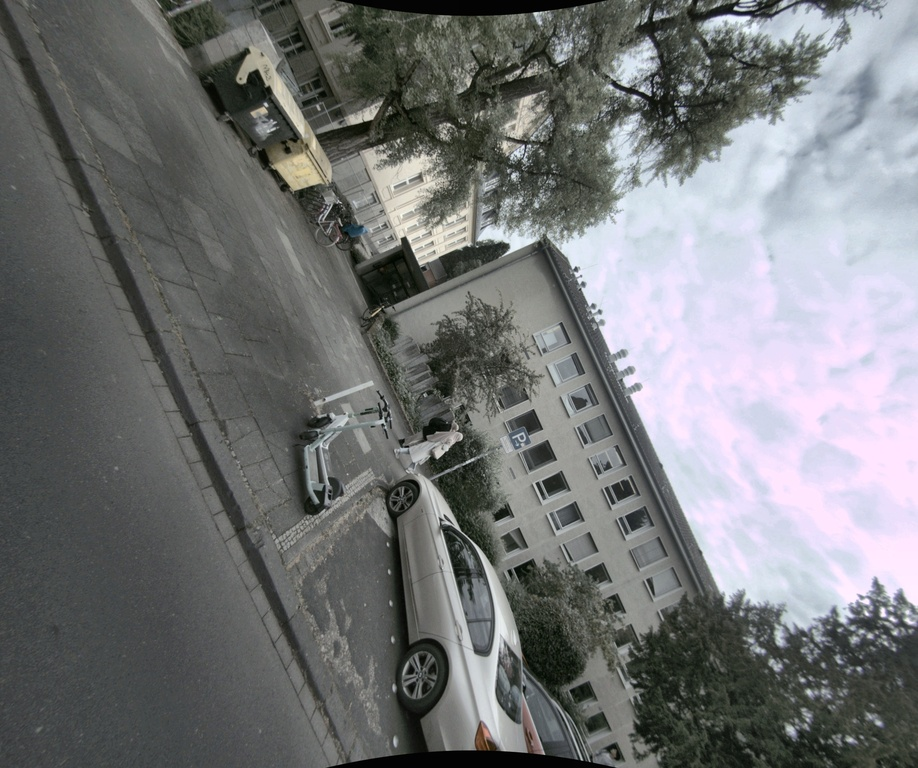
#> input picture data/part15/images/part15_left_01.jpg, 918 x 768 px, shrunk from 2448 x 2048 before the run
$ python -i undistort_and_correct.py   (imports and definitions only)   (older library calls are emulated)
#> lines starting #> are read from the running program, lines starting #| are printed output that depends on the picture; after the words box and inside, x2 and y2 are one past the last pixel; in counts of white or black regions, pixels touching at a corner belong together
#> further down, picture is the input picture: shape (768, 918, 3); mean B, G, R 118.9, 118, 116.1
#!/usr/bin/env python3
"""
Camera pre-processing — undistortion + radiometric correction
================================================================
Fixes three compounding problems in the raw fisheye camera frames:
  1. Barrel distortion  -> Kannala-Brandt undistortion to pinhole
  2. Underexposure       -> CLAHE on the luminance channel
  3. Olive / green cast  -> gray-world AWB on clean pixels + olive desaturation

Usage:
    python undistort_and_correct.py --laz ../data/part15/raw/*.laz \
        --image-dir ../data/part15/images \
        --camextr ../config/CamExtr.json \
        --intrinsics ../config/9020C_0140_toScanner_final.xml \
        --output-dir ./output

Inputs:
    --laz         a LAZ tile (only its header is read, for the tile's UTM bounding box)
    --image-dir   directory of raw camera frames named like the "Image" field in CamExtr.json
    --camextr     CamExtr.json — per-frame pose + serial number records
    --intrinsics  toScanner XML — per-camera fisheye intrinsics (fx, fy, cx, cy, k1..k4)

Outputs:
    <output-dir>/<original_filename>.jpg   corrected images
    <output-dir>/pinhole_K.json            new pinhole K per camera (consumed by later stages)
    <output-dir>/report.txt                processing summary

Known limitation: the AWB + olive-desaturation pass can overcorrect bright sky regions
into a magenta/pink cast on some frames. Worth revisiting the olive hue band and the
gray-world assumption before relying on this for anything beyond a visual demo.
"""

import argparse
import os
import json
import time
import xml.etree.ElementTree as ET

import numpy as np
import cv2

BBOX_MARGIN_M = 20.0         # metres to expand the LAZ bounding box for image search
UNDIST_BALANCE = 0.3         # 0.0 = crop hard (no black), 1.0 = keep all (black borders)

# Radiometric correction parameters
AWB_BLOWN_THRESH = 240       # pixels above this in any channel = blown -> exclude from AWB
AWB_BLACK_THRESH = 15        # pixels below this in all channels = black -> exclude from AWB
OLIVE_HUE_LO = 25            # HSV hue range for olive/green cast (degrees, OpenCV 0-179)
OLIVE_HUE_HI = 95
OLIVE_SAT_THRESH = 30        # only desaturate if saturation > this
OLIVE_DESAT_FACTOR = 0.6     # multiply saturation by this in the olive band (1.0 = no change)
CLAHE_CLIP_LIMIT = 2.0
CLAHE_TILE_GRID = (8, 8)


# [93 lines left out: functions get_laz_bbox, load_and_filter_camextr, load_intrinsics, compute_pinhole_Ks, not called in this run]


def fix_radiometrics(img):
    """Apply AWB + olive desaturation + CLAHE. Input/output: BGR uint8."""
    img_f = img.astype(np.float32)

    max_ch = img.max(axis=2)
    min_ch = img.min(axis=2)
    clean_mask = (max_ch < AWB_BLOWN_THRESH) & (min_ch > AWB_BLACK_THRESH)
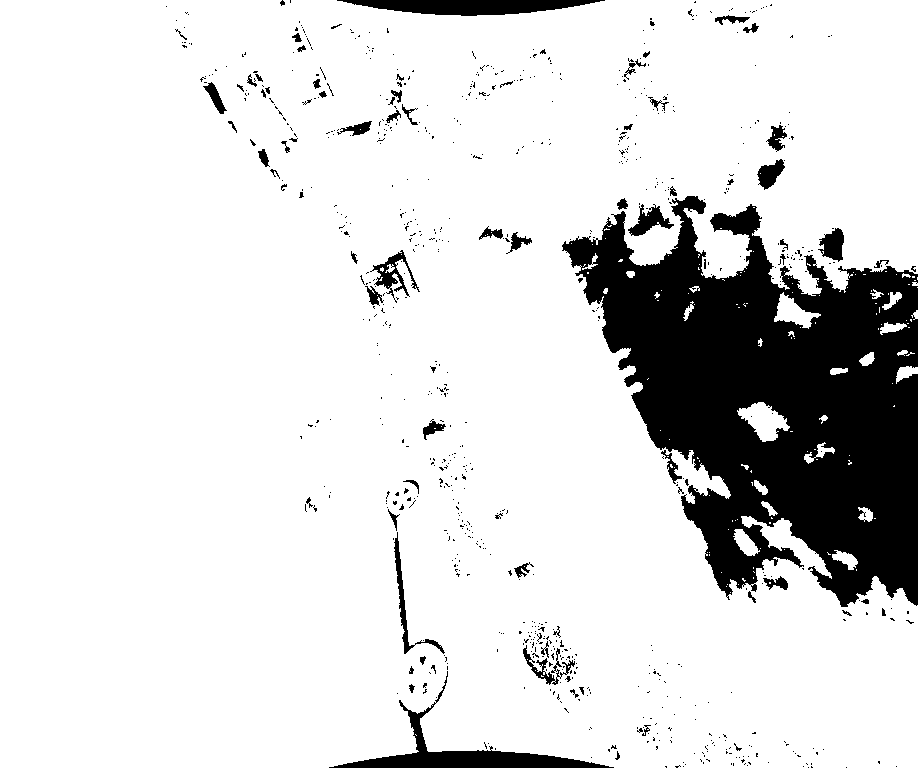
#> clean_mask: shape (768, 918) bool; 86.2% white; 794 black regions (722 under 20 px), largest, box (x1, y1, x2, y2) and area: (562, 196, 918, 607) 80899, (329, 671, 614, 768) 3873, (337, 0, 605, 16) 2802

    if clean_mask.sum() > 1000:
        for c in range(3):
            ch = img_f[:, :, c]
            mean_c = ch[clean_mask].mean()
            if mean_c > 1.0:
                overall_mean = np.mean([img_f[:, :, i][clean_mask].mean() for i in range(3)])
                img_f[:, :, c] = ch * (overall_mean / mean_c)
#> this loop made 3 passes
#> (mean_c, overall_mean) on passes 1 to 3: (103, 103.3), (105.1, 103.4), (101.8, 102.9)

    img_f = np.clip(img_f, 0, 255).astype(np.uint8)

    hsv = cv2.cvtColor(img_f, cv2.COLOR_BGR2HSV).astype(np.float32)
    h, s, v = hsv[:, :, 0], hsv[:, :, 1], hsv[:, :, 2]
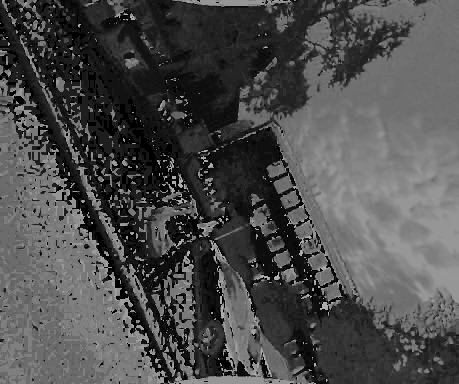
#> h: shape (768, 918) float32 (shown at 1/2 size); min 0, max 179, mean 76.2
    olive_mask = (h >= OLIVE_HUE_LO) & (h <= OLIVE_HUE_HI) & (s > OLIVE_SAT_THRESH)
#> olive_mask: shape (768, 918) bool; 10.3% white; 1338 white regions (1189 under 20 px), largest, box (x1, y1, x2, y2) and area: (627, 611, 918, 768) 18764, (314, 2, 572, 178) 16604, (510, 561, 584, 730) 4957
    s[olive_mask] *= OLIVE_DESAT_FACTOR
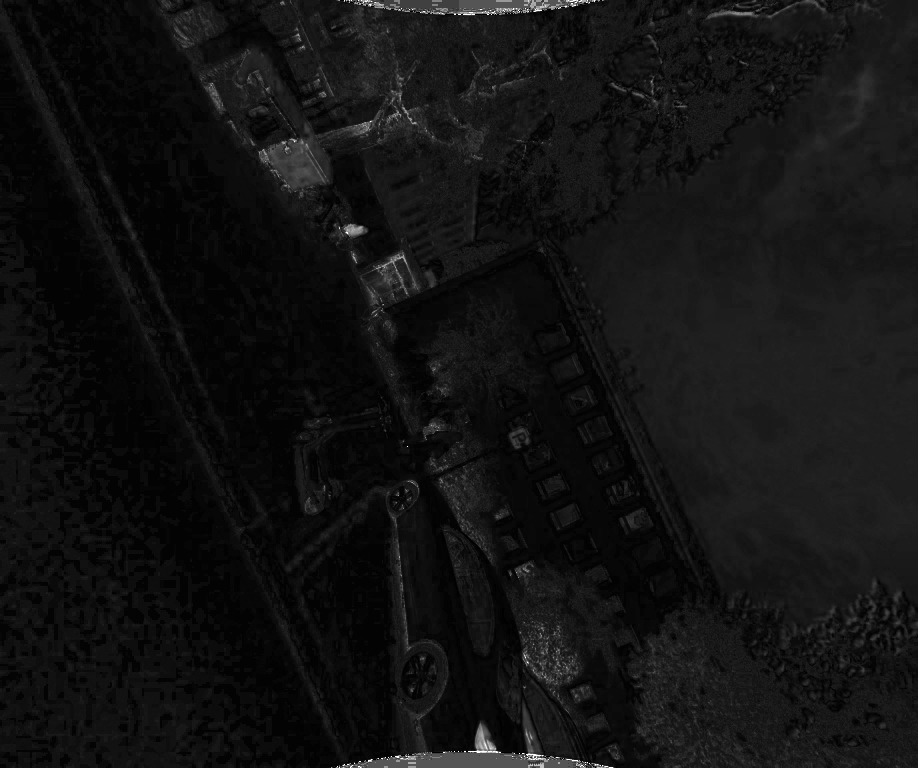
#> s: shape (768, 918) float32; min 0, max 255, mean 18.3
    s = np.clip(s, 0, 255)
    hsv[:, :, 1] = s
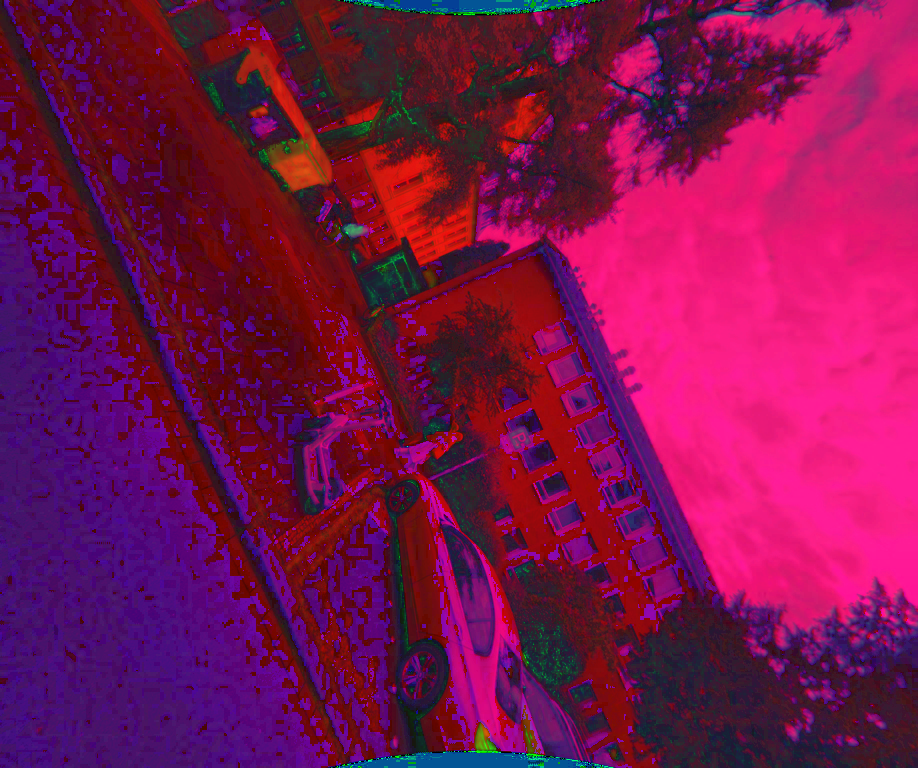
#> hsv: shape (768, 918, 3) float32; mean B, G, R 76.3, 18.3, 121.9
    img_f = cv2.cvtColor(hsv.astype(np.uint8), cv2.COLOR_HSV2BGR)

    lab = cv2.cvtColor(img_f, cv2.COLOR_BGR2LAB)
#> lab: shape (768, 918, 3); mean of channels 0, 1, 2 121.6, 129.1, 126.4
    l_ch, a_ch, b_ch = cv2.split(lab)
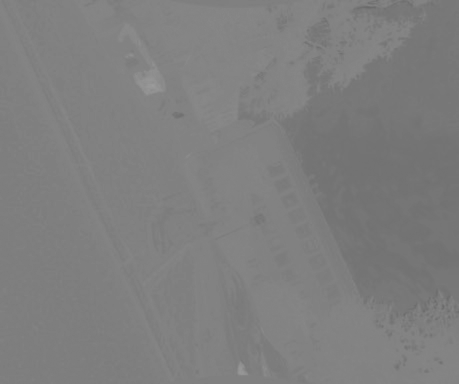
#> b_ch: shape (768, 918) (shown at 1/2 size); min 104, max 157, mean 126.4
    clahe = cv2.createCLAHE(clipLimit=CLAHE_CLIP_LIMIT, tileGridSize=CLAHE_TILE_GRID)
    l_ch = clahe.apply(l_ch)
    lab = cv2.merge([l_ch, a_ch, b_ch])
#> lab: shape (768, 918, 3); mean of channels 0, 1, 2 133.4, 129.1, 126.4
    return cv2.cvtColor(lab, cv2.COLOR_LAB2BGR)
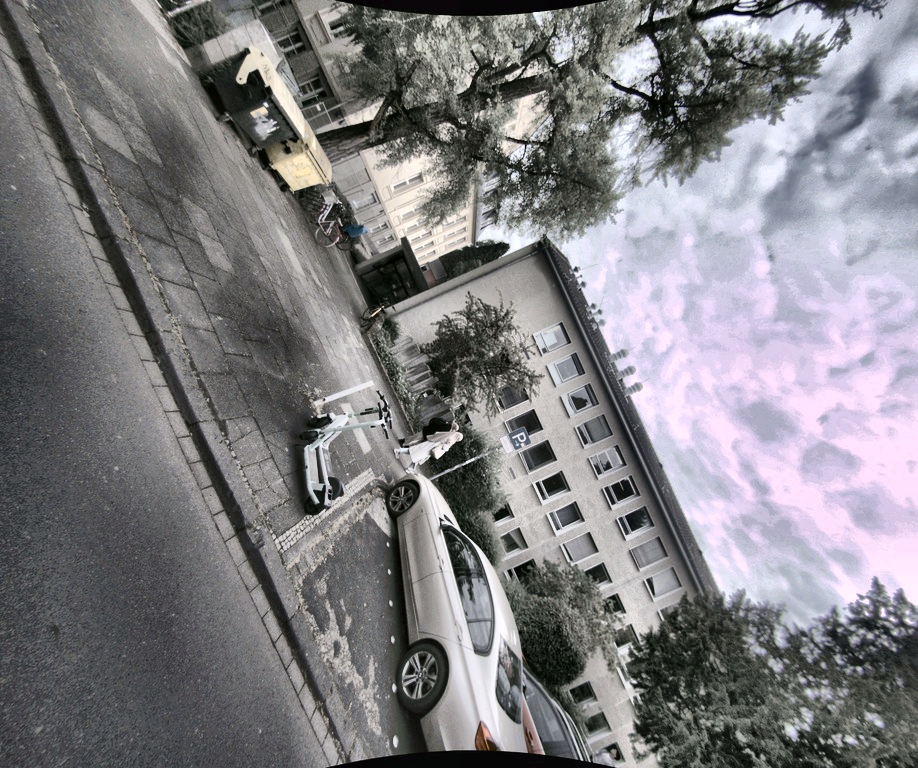
#> returned value: shape (768, 918, 3); mean B, G, R 130.7, 127.2, 128.4


# [130 lines left out: functions process_image, save_pinhole_K_json, parse_args, main, not called in this run]


# [2 lines not run here, left out]

>>> import cv2
>>> picture = cv2.imread('../data/part15/images/part15_left_01.jpg')
>>> result = fix_radiometrics(picture)

$ run again, on data/part15/images/part15_left_03.jpg
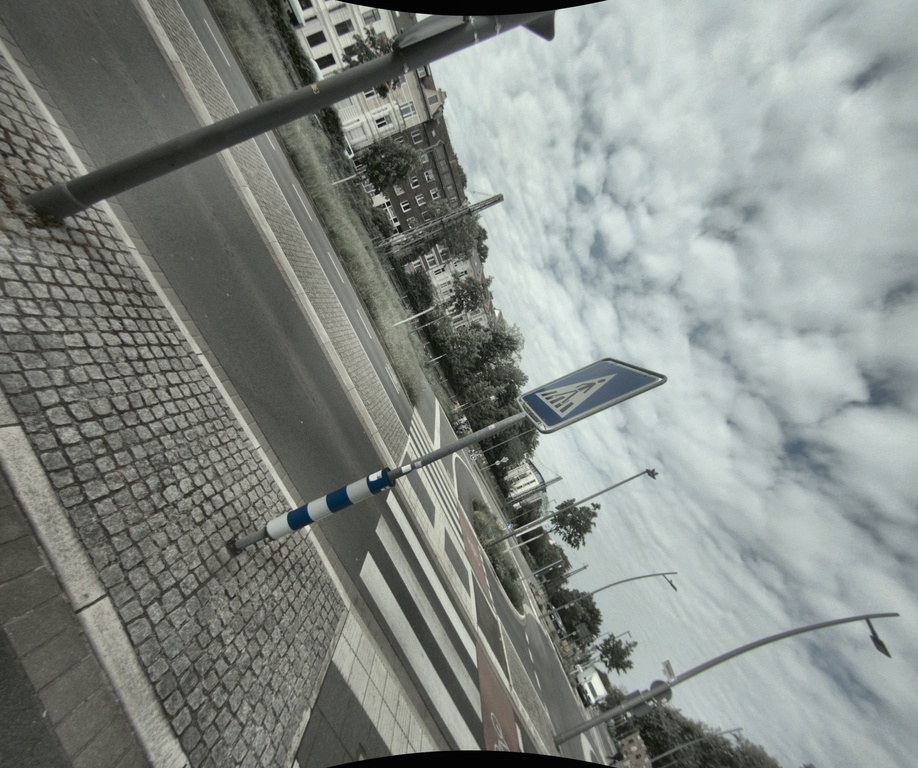
#> input picture data/part15/images/part15_left_03.jpg, 918 x 768 px, shrunk from 2448 x 2048 before the run
#> picture is the input picture: shape (768, 918, 3); mean B, G, R 133.2, 137.7, 132.3
#> in fix_radiometrics, `clean_mask = (max_ch < AWB_BLOWN_THRESH) & (min_ch > AWB_BLACK_THRESH)`:
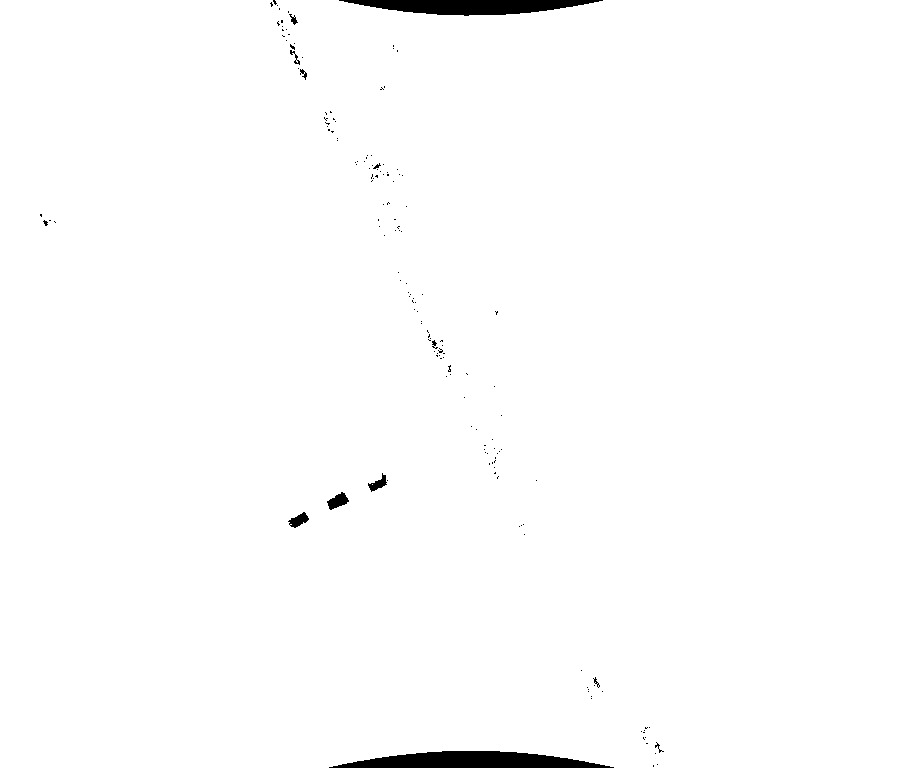
#> clean_mask: shape (768, 918) bool; 99% white; 162 black regions (150 under 20 px), largest, box (x1, y1, x2, y2) and area: (329, 751, 614, 768) 3294, (339, 0, 603, 16) 2748, (327, 492, 349, 510) 217
#> the loop in fix_radiometrics, `for c in range(3):` made 3 passes
#> (mean_c, overall_mean) on passes 1 to 3: (134.4, 135.7), (139, 136.1), (133.6, 135.1)
#> olive_mask: shape (768, 918) bool; 2.5% white; 1536 white regions (1442 under 20 px), largest, box (x1, y1, x2, y2) and area: (423, 324, 492, 405) 1671, (354, 142, 411, 192) 1024, (266, 0, 313, 85) 977
#> in fix_radiometrics, `l_ch = clahe.apply(l_ch)`:
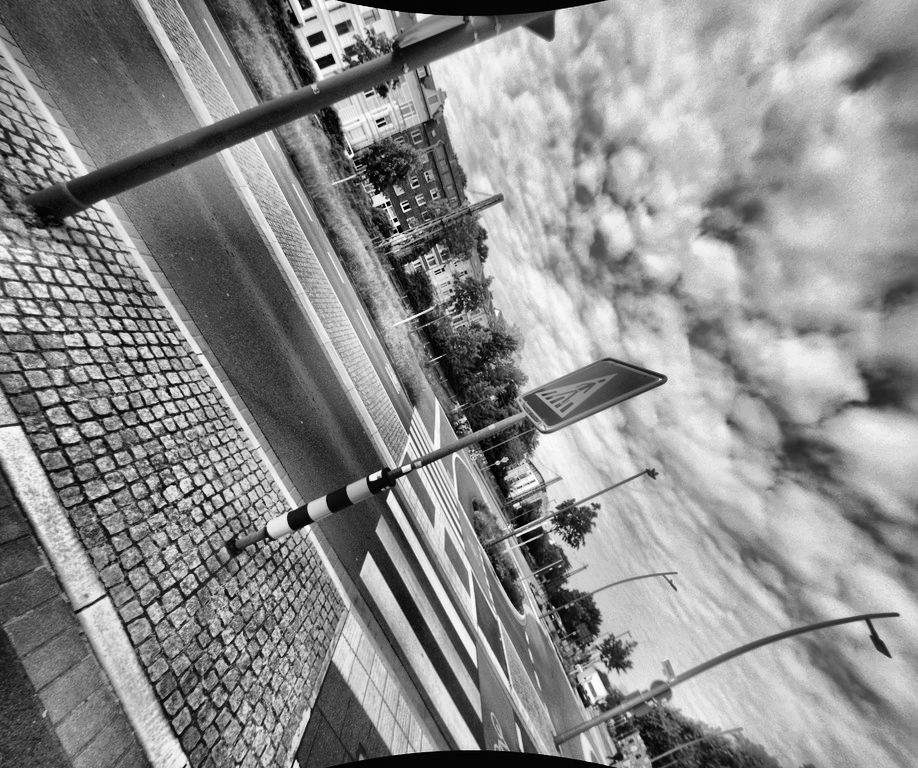
#> l_ch: shape (768, 918); min 0, max 254, mean 140.8

$ run again, on data/part15/images/part15_left_04.jpg
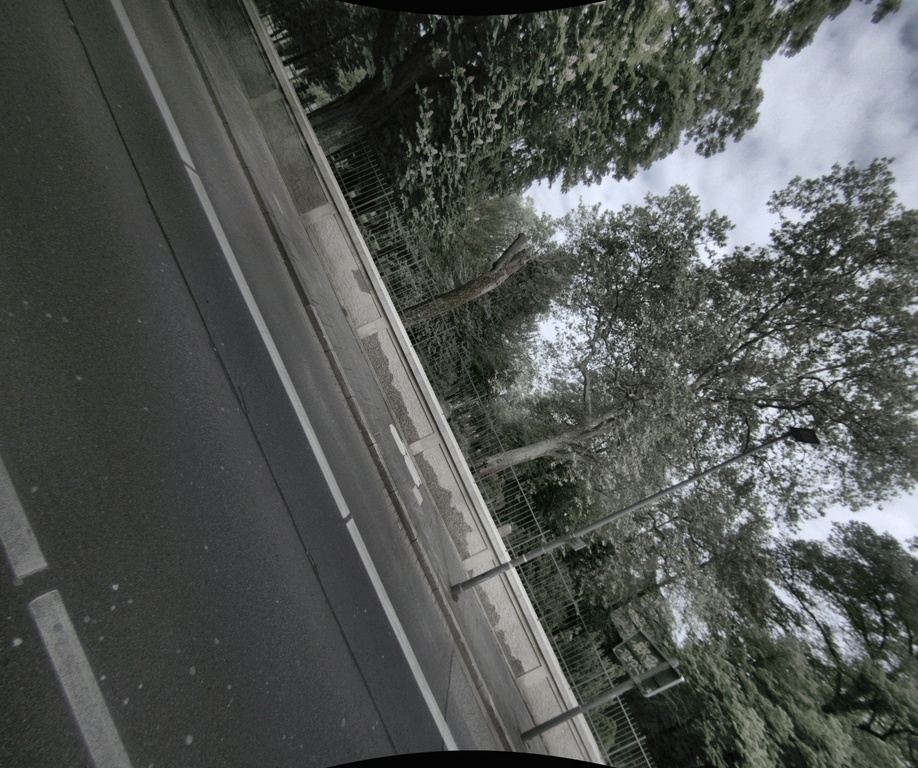
#> input picture data/part15/images/part15_left_04.jpg, 918 x 768 px, shrunk from 2448 x 2048 before the run
#> picture is the input picture: shape (768, 918, 3); mean B, G, R 81.7, 84.6, 81.6
#> in fix_radiometrics, `clean_mask = (max_ch < AWB_BLOWN_THRESH) & (min_ch > AWB_BLACK_THRESH)`:
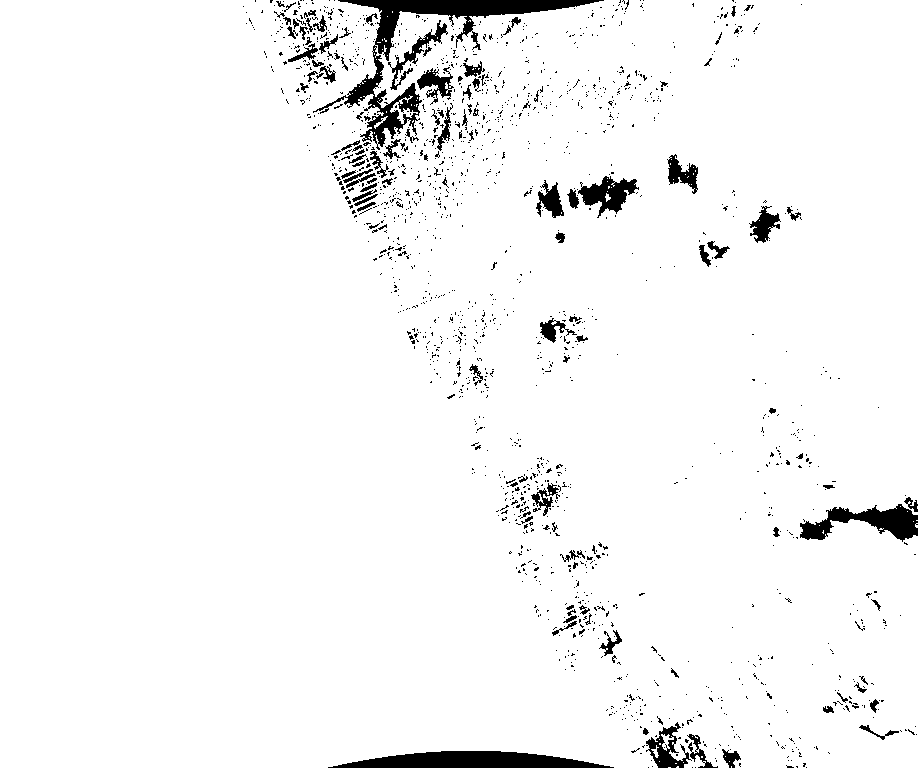
#> clean_mask: shape (768, 918) bool; 96.1% white; 1643 black regions (1524 under 20 px), largest, box (x1, y1, x2, y2) and area: (313, 0, 604, 150) 6099, (328, 751, 614, 768) 3296, (800, 504, 918, 542) 2086
#> the loop in fix_radiometrics, `for c in range(3):` made 3 passes
#> (mean_c, overall_mean) on passes 1 to 3: (82.4, 83.4), (85.39, 83.74), (82.42, 83.18)
#> olive_mask: shape (768, 918) bool; 17.1% white; 2338 white regions (2151 under 20 px), largest, box (x1, y1, x2, y2) and area: (278, 0, 850, 300) 49810, (543, 536, 918, 768) 30450, (428, 262, 544, 403) 4507
#> lab: shape (768, 918, 3); mean of channels 0, 1, 2 87, 127.9, 128
#> in fix_radiometrics, `l_ch = clahe.apply(l_ch)`:
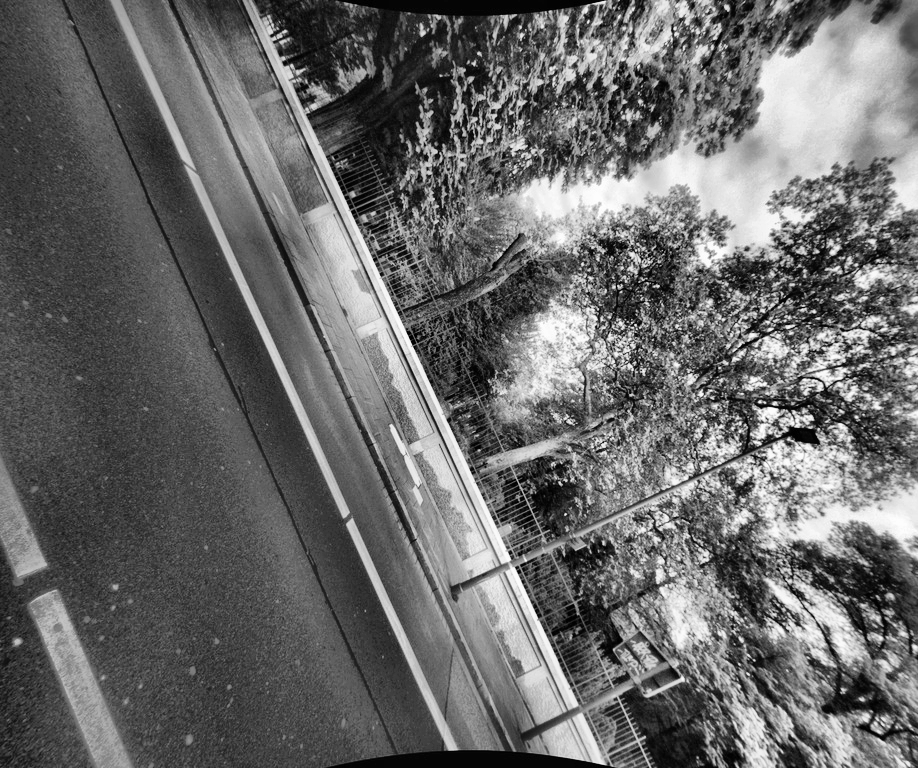
#> l_ch: shape (768, 918); min 0, max 254, mean 105.5
